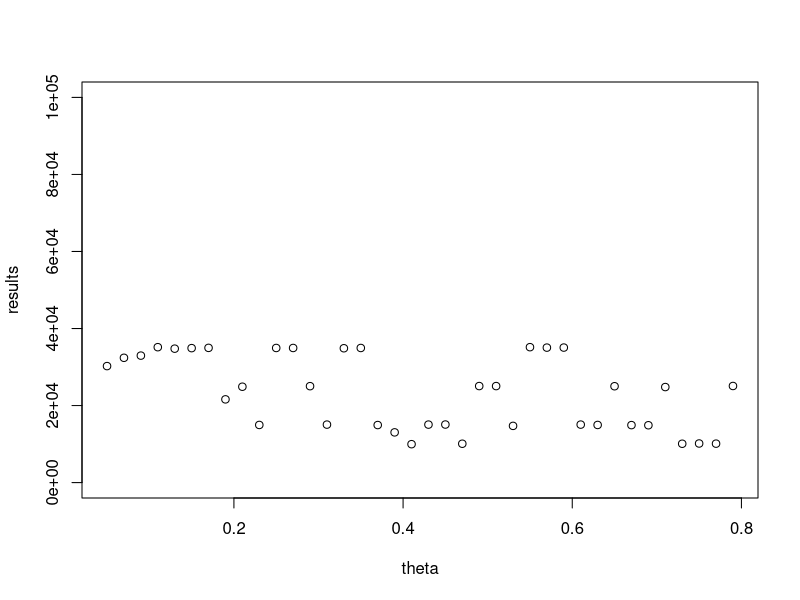
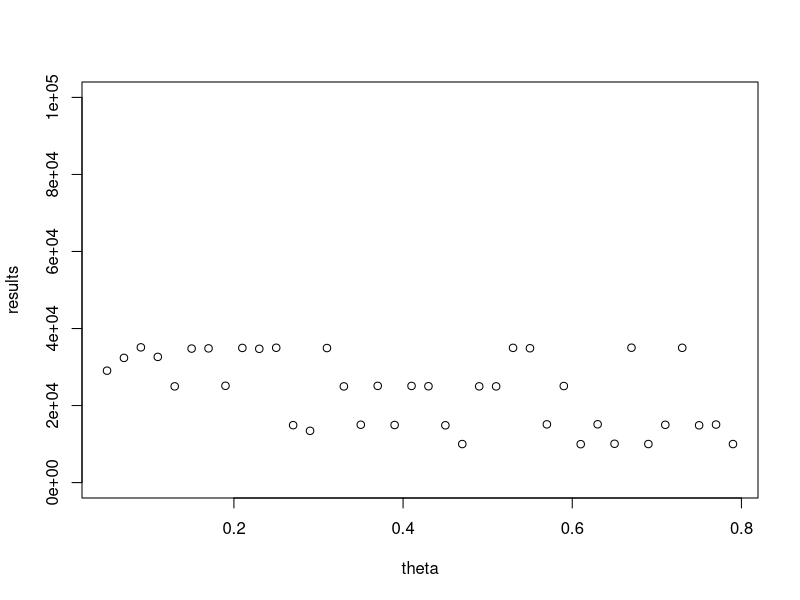
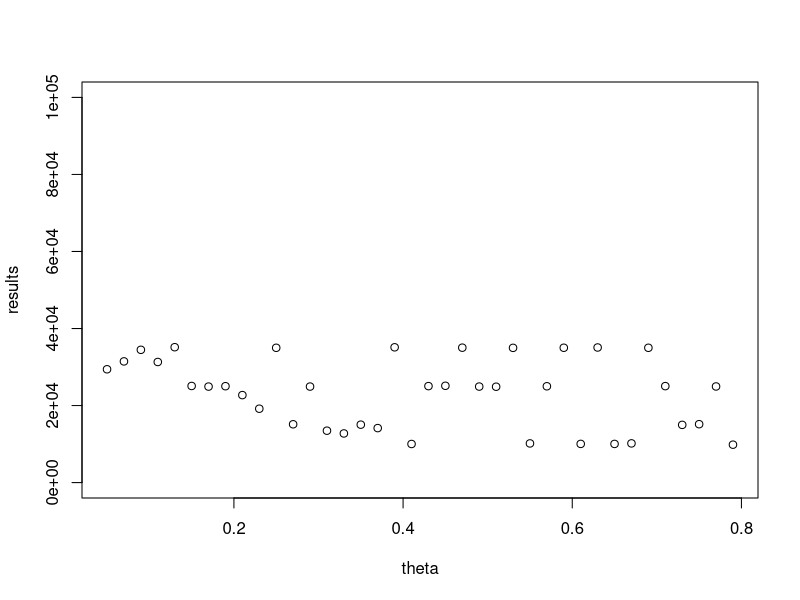
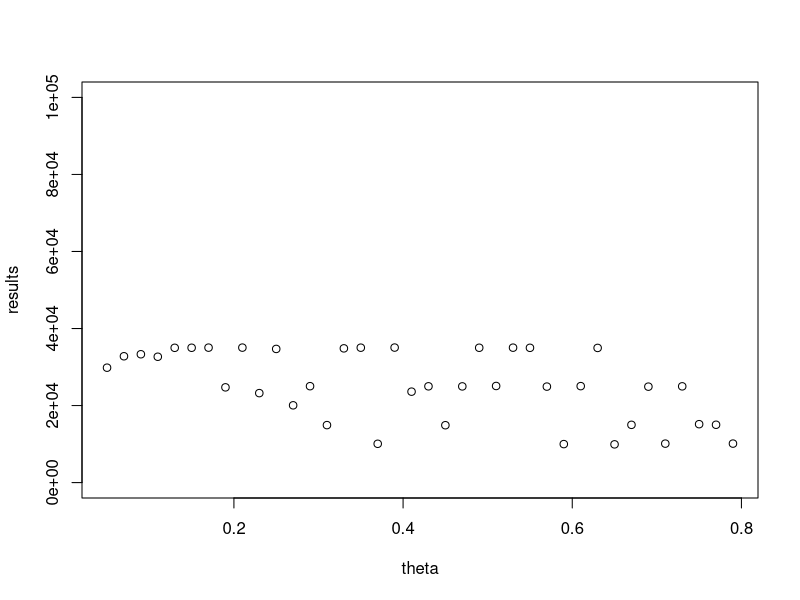
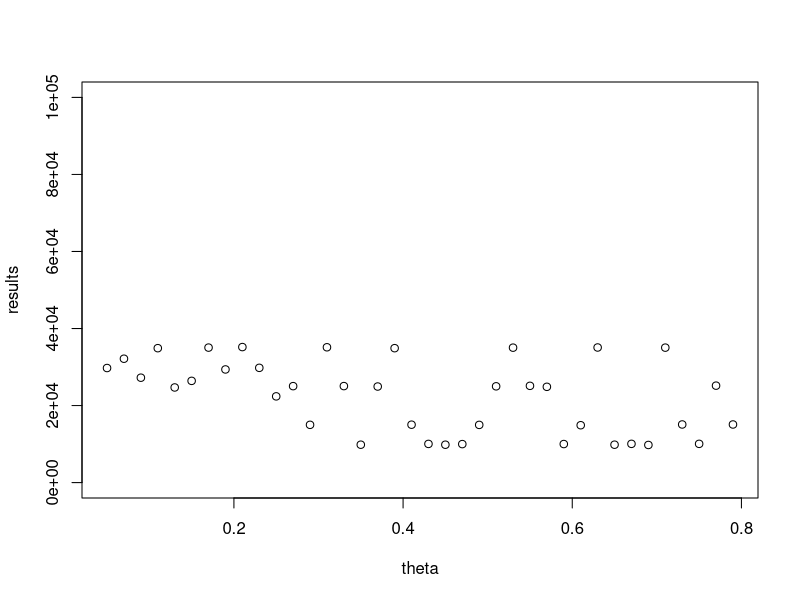
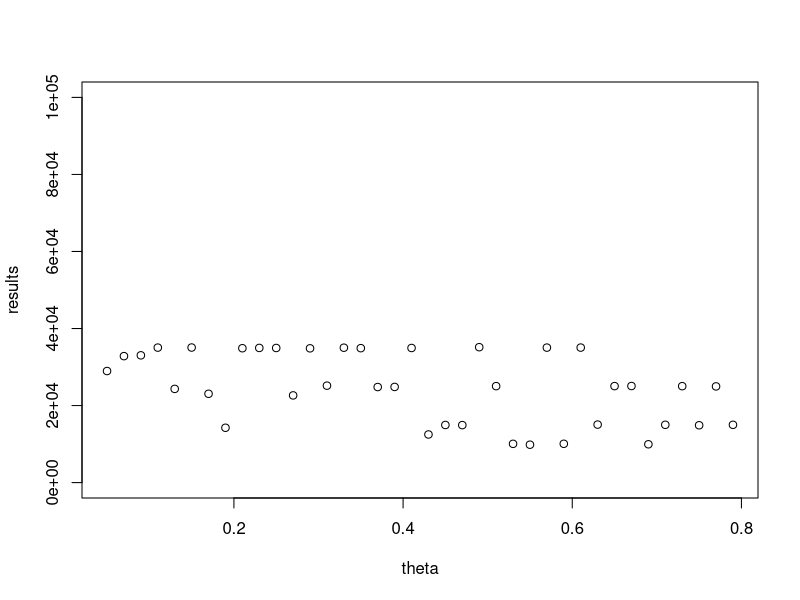
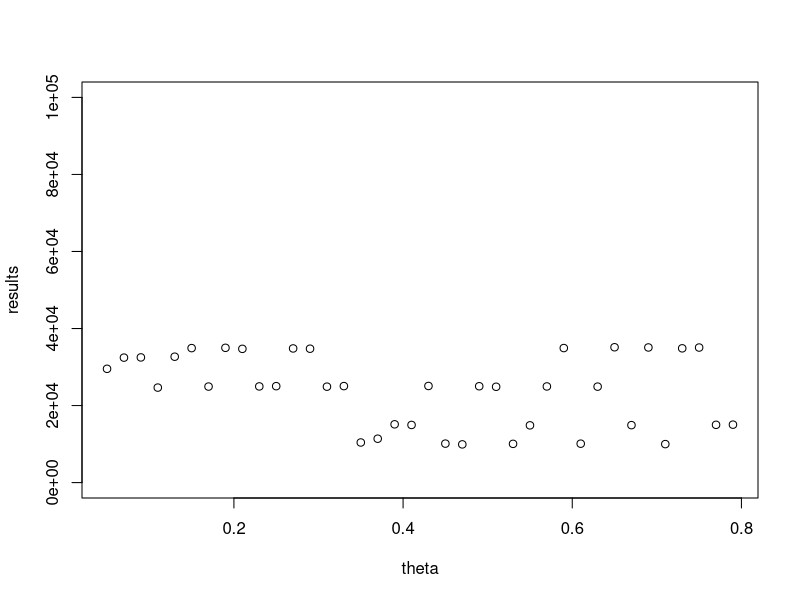
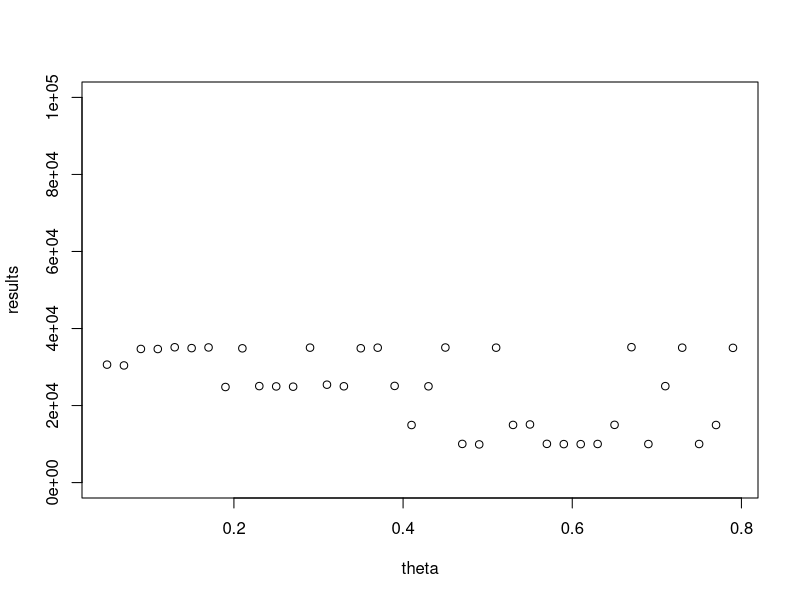

Write R code to recreate these figures, in order.
## ---- chunk 1
Q_step <- function(reward, state, Q_matrix, alpha){
  delta = reward - Q_matrix[state]
  Q_matrix[state] = Q_matrix[state]+delta*alpha
  return(Q_matrix)
}

Q_pick_random <- function(Q_matrix, alpha, means, std){
  states = seq(1, length(Q_matrix))
  state = sample(states, 1)
  reward = rnorm(1, means[state], std)
  Q_matrix = Q_step(reward, state, Q_matrix, alpha)
  return(list(Q_matrix,reward))
}

Q_learn <- function(Q_matrix, alpha, epsilon, means, std, trials){
  reward_sum = 0
  for (i in 1:trials){
    rand_val = runif(1)
    if (epsilon < rand_val){
      state = which.max(Q_matrix)
      reward = rnorm(1, means[state], std)
      reward_sum = reward_sum + reward
      Q_matrix = Q_step(reward, state, Q_matrix, alpha) 
    }else{
      result = Q_pick_random(Q_matrix, alpha, means, std)
      Q_matrix = result[[1]]
      reward_sum = reward_sum + result[[2]]
    }
  }
  return(list(Q_matrix, reward_sum))
}

## ---- chunk 2


alpha = c(0.1, 0.5, 0.8)
epsilon = c(0.05, 0.2, 0.6)
means = c(20, 30 ,50, 70)
Q_matrix = integer(4)
std = 4
trials = 200

for (i in 1:length(epsilon)){
  result = Q_learn(Q_matrix, alpha[i], epsilon[i], means, std, trials)
  print(result[[1]])
  print(result[[2]])
}

## ---- chunk 3
alpha = 0.3
epsilon = c(0.05, 0.2, 0.6)
means = c(20, 30 ,50, 70)
Q_matrix = integer(4)
std = 4
trials = 500

for (i in 1:length(epsilon)){
  result = Q_learn(Q_matrix, alpha, epsilon[i], means, std, trials)
  print(result[[1]])
  print(result[[2]])
}

## ---- chunk 4
Q_learn_decay <- function(Q_matrix, alpha, epsilon, means, std, trials, decay_rate){
  reward_sum = 0
  for (i in 1:trials){
    rand_val = runif(1)
    if (epsilon < rand_val){
      state = which.max(Q_matrix)
      reward = rnorm(1, means[state], std)
      reward_sum = reward_sum + reward
      Q_matrix = Q_step(reward, state, Q_matrix, alpha) 
    }else{
      result = Q_pick_random(Q_matrix, alpha, means, std)
      Q_matrix = result[[1]]
      reward_sum = reward_sum + result[[2]]
    }
   
    epsilon = epsilon*decay_rate 
  }
  return(list(Q_matrix, reward_sum))
}
## ---- chunk 5
alpha = 0.3
epsilon = c(0.05, 0.2, 0.6)
means = c(20, 30 ,50, 70)
Q_matrix = integer(4)
std = 4
trials = 500
decay_rate = 0.99

for (i in 1:length(epsilon)){
  result = Q_learn_decay(Q_matrix, alpha, epsilon[i], means, std, trials, decay_rate)
  print(result[[1]])
  print(result[[2]])
}
## ---- chunk 6
soft_max <- function(Q_matrix, theta){
  probabilities = integer(length(Q_matrix))
  denom = 0
  for (i in 1:length(Q_matrix)){
    denom = denom + exp(Q_matrix[i]*theta)
  }
  for (i in 1:length(Q_matrix)){
    probabilities[i] = exp(Q_matrix[i]*theta) / denom
  }
  return(probabilities)
}

Q_learn_smax <- function(Q_matrix, alpha, theta, means, std, trials){
  reward_sum = 0
  probabilities = rep(1, length(Q_matrix))
  probabilities = probabilities/length(probabilities)
 
  for (i in 1:trials){
    state = sample(1:length(Q_matrix), 1, prob = probabilities)
    reward = rnorm(1, means[state], std)
    reward_sum = reward_sum + reward
    Q_matrix = Q_step(reward, state, Q_matrix, alpha)
    
    probabilities = soft_max(Q_matrix, theta)
  }
  return(list(Q_matrix, reward_sum))
}


alpha = 0.3
theta = seq(from=0.05, to=0.8, by=0.02)
means = c(20, 30 ,50, 70)
Q_matrix = integer(4)
std = 4
trials = 500
results = integer(length(theta))

for (j in 1:10){
  for (i in 1:length(theta)){
    results[i] =  (Q_learn_smax(Q_matrix, alpha, theta[i], means, std, trials))[[2]]
  }
  plot(theta, results, ylim=c(0,100000))  
}



## ---- chunk 7

# deze aanpassen voor de data file zodat we iets kunnen fitten

Q_learn_smax_fit <- function(par){
  nRounds = nrow(data)
  nBandits = 4
  alpha = par[1]
  theta = par[2]
  init = 40
  
  Q_matrix = rep(init, nBandits)
  
  log_likelihood = c()
  
  probabilities = integer(nBandits)
  for (i in 1:nRounds){
    probabilities = soft_max(Q_matrix, theta)
    
    choice = data$choice[i]
    outcome = data$outcome[i]
    log_likelihood[i] = probabilities[choice]
    
    Q_matrix = Q_step(outcome, choice, Q_matrix, alpha)
  }
  
  
  return(-2*sum(log(log_likelihood)))
}


data <- read.delim("L4_data_1.txt")
alpha = 0.5
theta = 0.5

parameters = c(alpha, theta)
optim(parameters, Q_learn_smax_fit, method = "L-BFGS-B", lower=c(0,0), upper=c(1,10))

## ---- chunk 8

# deze aanpassen voor de data file zodat we iets kunnen fitten

Q_learn_smax_fit <- function(par){
  nRounds = nrow(data)
  nBandits = 4
  alpha_positive = par[1]
  alpha_negative = par[2]
  theta = par[3]
  init = par[4]
  
  Q_matrix = rep(init, nBandits)
  
  log_likelihood = c()
  
  probabilities = integer(nBandits)
  for (i in 1:nRounds){
    probabilities = soft_max(Q_matrix, theta)
    
    choice = data$choice[i]
    outcome = data$outcome[i]
    log_likelihood[i] = probabilities[choice]
    
    if(outcome > Q_matrix[choice]){
      Q_matrix = Q_step(outcome, choice, Q_matrix, alpha_positive)
    }else{
      Q_matrix = Q_step(outcome, choice, Q_matrix, alpha_negative)
    }
  }
  
  
  return(-2*sum(log(log_likelihood)))
}


data <- read.delim("L4_data_1.txt")
alpha_positive = 0.5
alpha_negative = 0.5
theta = 0.5
q_init = 30

parameters = c(alpha_positive, alpha_negative, theta, q_init)
optim(parameters, Q_learn_smax_fit, method = "L-BFGS-B", lower=c(0,0), upper=c(1,10))
